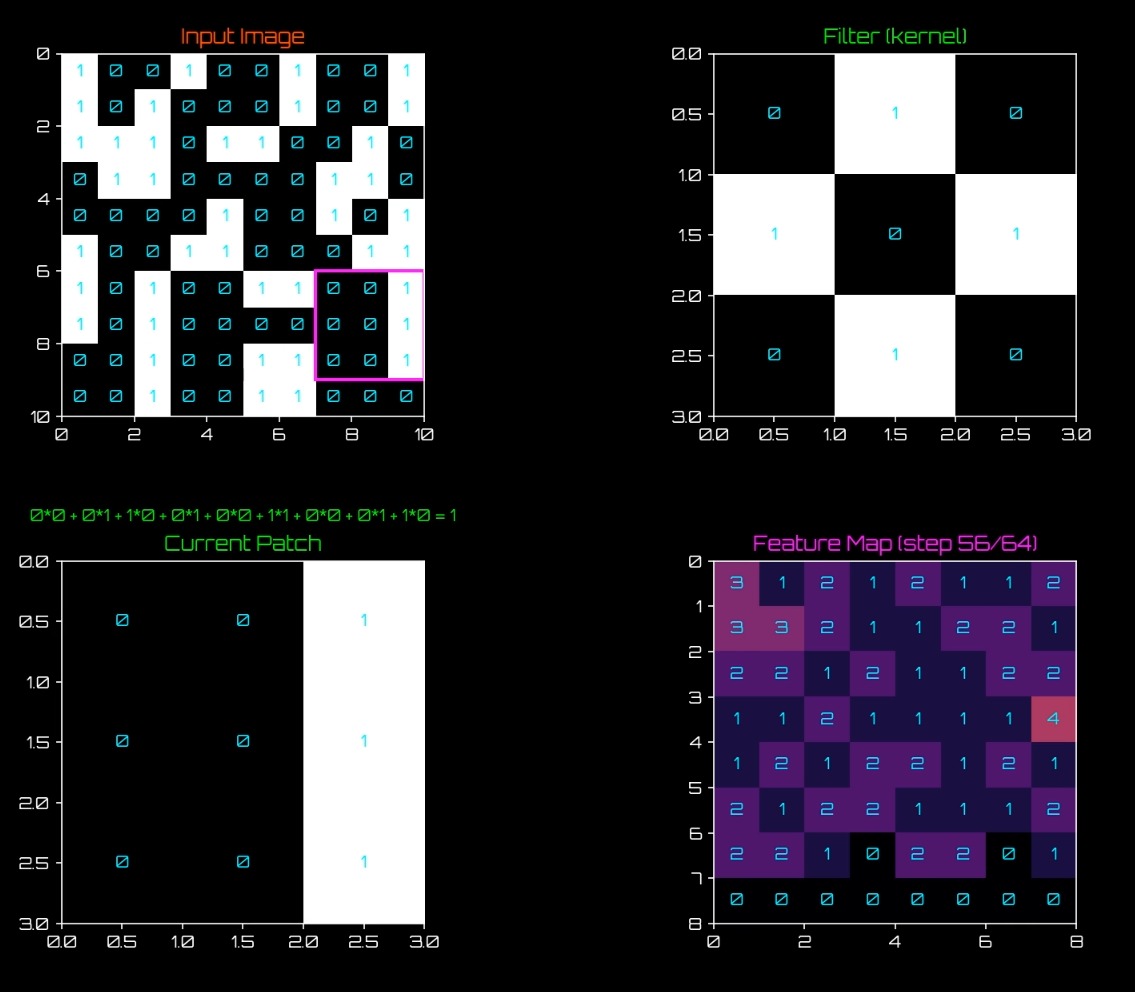

Reproduce this figure in Python.
import numpy as np
import matplotlib.pyplot as plt
import matplotlib.patches as patches
import matplotlib.animation as animation

plt.rcParams['font.family'] = 'Orbitron'
# Używamy ciemnego stylu
plt.style.use('dark_background')

# ----------------------------------------------------
# 1. Przygotowanie danych
# ----------------------------------------------------
# Losowy obraz binarny (0 lub 1), np. 10×10
image = np.random.randint(0, 2, (10, 10))

# Przykładowy filtr 3×3 (również binarny)
kernel = np.array([
    [0, 1, 0],
    [1, 0, 1],
    [0, 1, 0]
], dtype=int)

# Rozmiary
n_rows, n_cols = image.shape
k_rows, k_cols = kernel.shape

# Macierz wynikowa (Feature Map) o wymiarach (n_rows-k_rows+1) × (n_cols-k_cols+1)
conv_result = np.zeros((n_rows - k_rows + 1, n_cols - k_cols + 1), dtype=int)

# ----------------------------------------------------
# 2. Przygotowanie figurek i subplotów
#    Układ 2×2:
#      - Lewy górny: Obraz wejściowy
#      - Prawy górny: Filtr (kernel)
#      - Lewy dolny: Aktualny fragment obrazu (z obliczeniami nad nim)
#      - Prawy dolny: Feature Map
# ----------------------------------------------------
fig, axes = plt.subplots(2, 2, figsize=(12, 8))
ax_img    = axes[0, 0]
ax_kernel = axes[0, 1]  # Filtr (kernel) w prawym górnym oknie
ax_patch  = axes[1, 0]  # Aktualny fragment obrazu w lewym dolnym oknie
ax_conv   = axes[1, 1]

# Zmiana czcionki i stylu tekstu na futurystyczny (np. większa czcionka, neonowe kolory)
text_kwargs = dict(ha='center', va='center', fontsize=10, color='cyan')

# ----------------------------------------------------
# 2A. Obraz wejściowy (lewy górny subplot)
# ----------------------------------------------------
im1 = ax_img.imshow(
    image,
    cmap='gray',
    origin='upper',
    extent=[0, n_cols, n_rows, 0],
    interpolation='nearest',
    vmin=0,
    vmax=1
)
ax_img.set_title("Input Image", color='orangered', fontsize=12)

# Dodajemy wartości pikseli jako tekst z neonowym efektem
for r in range(n_rows):
    for c in range(n_cols):
        ax_img.text(
            c + 0.5, r + 0.5, str(image[r, c]),
            color='cyan', fontsize=10, ha='center', va='center'
        )

# Neonowy magenta prostokąt symbolizujący położenie filtra
rect = patches.Rectangle(
    (0, 0), k_cols, k_rows,
    edgecolor='magenta', facecolor='none', lw=2
)
ax_img.add_patch(rect)
ax_img.set_xlim(0, n_cols)
ax_img.set_ylim(n_rows, 0)

# ----------------------------------------------------
# 2B. Filtr (kernel) (prawy górny subplot)
# ----------------------------------------------------
im_kernel = ax_kernel.imshow(
    kernel,
    cmap='gray',
    origin='upper',
    extent=[0, k_cols, k_rows, 0],
    interpolation='nearest',
    vmin=0,
    vmax=1
)
ax_kernel.set_title("Filter (kernel)", color='lime', fontsize=12)

# Wyświetlamy wartości filtra z neonowym efektem
for rr in range(k_rows):
    for cc in range(k_cols):
        ax_kernel.text(
            cc + 0.5, rr + 0.5, str(kernel[rr, cc]),
            **text_kwargs
        )
ax_kernel.set_xlim(0, k_cols)
ax_kernel.set_ylim(k_rows, 0)

# ----------------------------------------------------
# 2C. Aktualny fragment obrazu (lewy dolny subplot)
#      - Dodajemy także pole tekstowe z obliczeniami nad tym oknem.
# ----------------------------------------------------
im_patch = ax_patch.imshow(
    np.zeros((k_rows, k_cols)),
    cmap='gray',
    origin='upper',
    extent=[0, k_cols, k_rows, 0],
    interpolation='nearest',
    vmin=0,
    vmax=1
)
ax_patch.set_title("Current Patch", color='lime', fontsize=12)

texts_patch = []
for rr in range(k_rows):
    row_texts = []
    for cc in range(k_cols):
        txt = ax_patch.text(
            cc + 0.5, rr + 0.5, '0', **text_kwargs
        )
        row_texts.append(txt)
    texts_patch.append(row_texts)
ax_patch.set_xlim(0, k_cols)
ax_patch.set_ylim(k_rows, 0)

# Przenosimy pole tekstowe dla obliczeń nad aktualnym fragmentem obrazu
calc_text = ax_patch.text(
    0.5, 1.1, '', transform=ax_patch.transAxes,
    ha='center', va='bottom', fontsize=10, color='lime'
)

# ----------------------------------------------------
# 2D. Feature Map (prawy dolny subplot)
# ----------------------------------------------------
im2 = ax_conv.imshow(
    conv_result,
    cmap='inferno',
    origin='upper',
    extent=[0, conv_result.shape[1], conv_result.shape[0], 0],
    interpolation='nearest',
    vmin=0,
    vmax=k_rows * k_cols
)
ax_conv.set_title("Feature Map", color='magenta', fontsize=12)

texts_conv = []
for r in range(conv_result.shape[0]):
    row_texts = []
    for c in range(conv_result.shape[1]):
        txt = ax_conv.text(
            c + 0.5, r + 0.5, '0',
            **text_kwargs
        )
        row_texts.append(txt)
    texts_conv.append(row_texts)
ax_conv.set_xlim(0, conv_result.shape[1])
ax_conv.set_ylim(conv_result.shape[0], 0)

# Najpierw automatyczne dopasowanie
plt.tight_layout()
# Następnie zwiększamy odstęp w pionie między wierszami
plt.subplots_adjust(hspace=0.4)  # Zwiększ/zmniejsz tę wartość w razie potrzeby

# ----------------------------------------------------
# 3. Przygotowanie animacji
# ----------------------------------------------------
output_rows = n_rows - k_rows + 1
output_cols = n_cols - k_cols + 1
total_frames = output_rows * output_cols

def init():
    """
    Inicjalizacja animacji – ustawiamy prostokąt i początkowe dane.
    """
    rect.set_xy((0, 0))
    return [rect, im_patch, im2]

def update(frame):
    """
    Dla każdej klatki:
      1. Ustalamy pozycję filtra.
      2. Wycinamy patch z obrazu.
      3. Obliczamy splot.
      4. Aktualizujemy Feature Map.
      5. Wyświetlamy szczegółowe obliczenia.
    """
    i = frame // output_cols
    j = frame % output_cols
    rect.set_xy((j, i))

    # Aktualny fragment obrazu (patch)
    patch = image[i: i + k_rows, j: j + k_cols]
    im_patch.set_data(patch)
    for rr in range(k_rows):
        for cc in range(k_cols):
            texts_patch[rr][cc].set_text(str(patch[rr, cc]))

    # Obliczenia konwolucji
    conv_value = np.sum(patch * kernel)
    conv_result[i, j] = conv_value
    im2.set_data(conv_result)
    texts_conv[i][j].set_text(str(conv_value))

    # Budujemy łańcuch z obliczeniami (np. "0*1 + 1*0 + 0*1 + ... = suma")
    calc_str = ""
    for rr in range(k_rows):
        for cc in range(k_cols):
            calc_str += f"{patch[rr, cc]}*{kernel[rr, cc]}"
            if not (rr == k_rows - 1 and cc == k_cols - 1):
                calc_str += " + "
    calc_str += f" = {conv_value}"
    calc_text.set_text(calc_str)

    ax_conv.set_title(f"Feature Map (step {frame + 1}/{total_frames})", color='magenta', fontsize=12)

    return [rect, im_patch, im2, calc_text] \
        + [t for row in texts_patch for t in row] \
        + [t for row in texts_conv for t in row]

ani = animation.FuncAnimation(
    fig,
    update,
    frames=total_frames,
    init_func=init,
    interval=500,
    blit=False,
    repeat=False
)

# ----------------------------------------------------
# Zapis do pliku (MP4)
# Aby to działało, musisz mieć zainstalowany FFmpeg i widoczny w PATH!
# ----------------------------------------------------
ani.save(
    r'C:\Users\topgu\PycharmProjects\obrazowanie\media\videos\cnn3.mp4',
    writer='ffmpeg',
    fps=2,
    dpi=150
)

plt.show()
